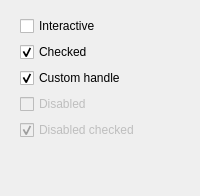
<?xml version="1.0" encoding="utf-8"?>
<ui version="4.0">
 <class>SwitchesPage</class>
 <widget class="QWidget" name="SwitchesPage">
  <layout class="QVBoxLayout" name="switchesPageLayout">
   <property name="leftMargin">
    <number>20</number>
   </property>
   <property name="topMargin">
    <number>16</number>
   </property>
   <property name="rightMargin">
    <number>20</number>
   </property>
   <property name="bottomMargin">
    <number>16</number>
   </property>
   <item>
    <widget class="aw::Switch" name="switchInteractive">
     <property name="text">
      <string>Interactive</string>
     </property>
    </widget>
   </item>
   <item>
    <widget class="aw::Switch" name="switchChecked">
     <property name="text">
      <string>Checked</string>
     </property>
     <property name="checked">
      <bool>true</bool>
     </property>
    </widget>
   </item>
   <item>
    <widget class="aw::Switch" name="switchCustom">
     <property name="text">
      <string>Custom handle</string>
     </property>
     <property name="checked">
      <bool>true</bool>
     </property>
    </widget>
   </item>
   <item>
    <widget class="aw::Switch" name="switchDisabled">
     <property name="text">
      <string>Disabled</string>
     </property>
     <property name="enabled">
      <bool>false</bool>
     </property>
    </widget>
   </item>
   <item>
    <widget class="aw::Switch" name="switchDisabledChecked">
     <property name="text">
      <string>Disabled checked</string>
     </property>
     <property name="checked">
      <bool>true</bool>
     </property>
     <property name="enabled">
      <bool>false</bool>
     </property>
    </widget>
   </item>
   <item>
    <spacer name="switchesContentSpacer">
     <property name="orientation">
      <enum>Qt::Vertical</enum>
     </property>
     <property name="sizeHint" stdset="0">
      <size>
       <width>20</width>
       <height>40</height>
      </size>
     </property>
    </spacer>
   </item>
  </layout>
 </widget>
 <customwidgets>
  <customwidget>
   <class>aw::Switch</class>
   <extends>QCheckBox</extends>
   <header>animatedwidgets/switches/switch.h</header>
  </customwidget>
 </customwidgets>
 <connections />
</ui>
